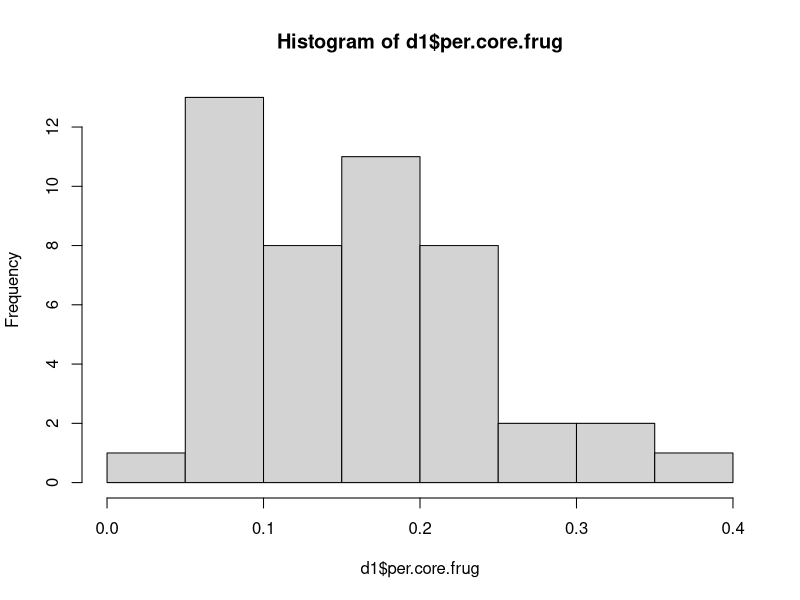
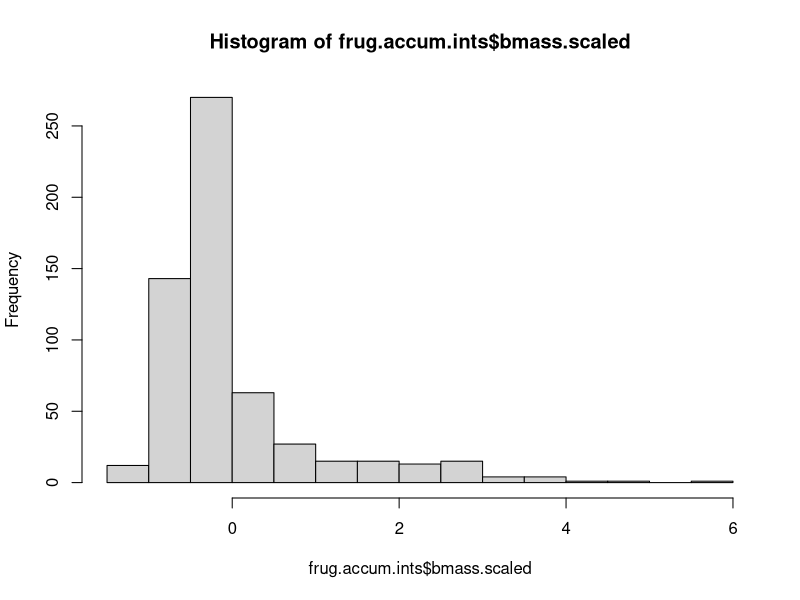
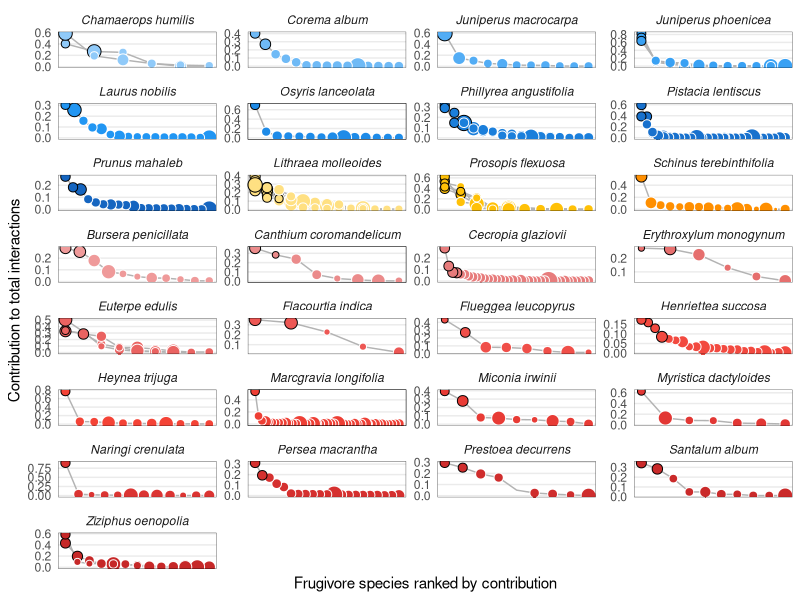
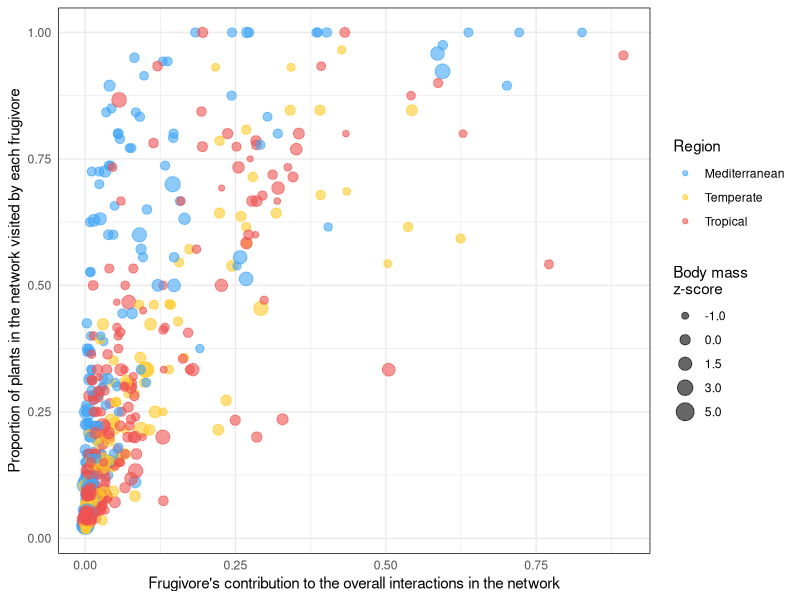
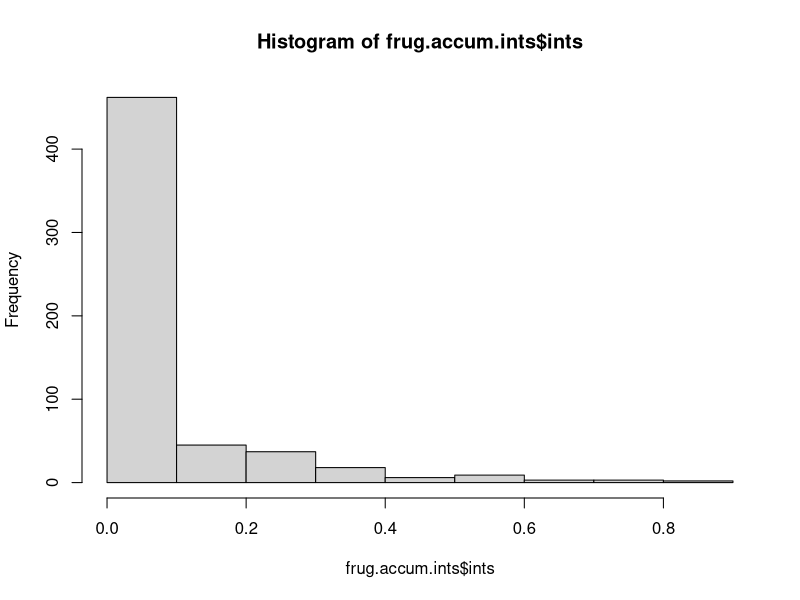
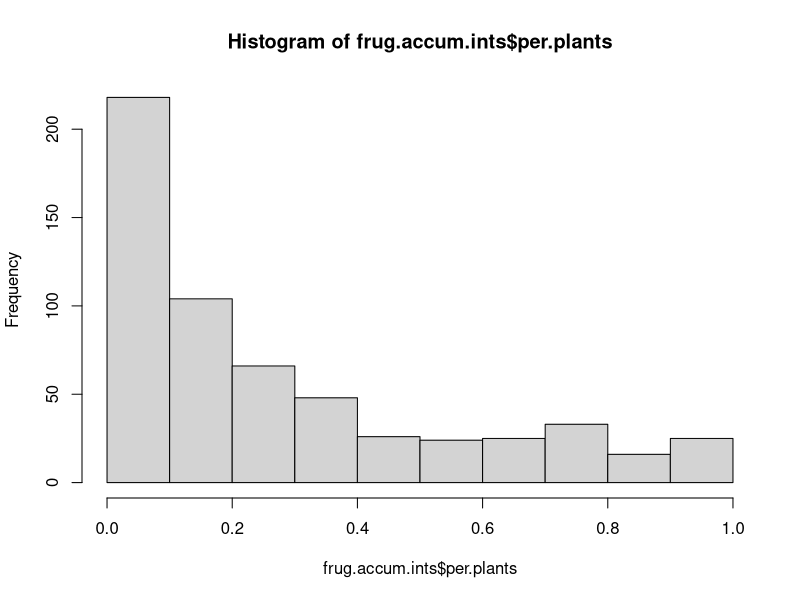
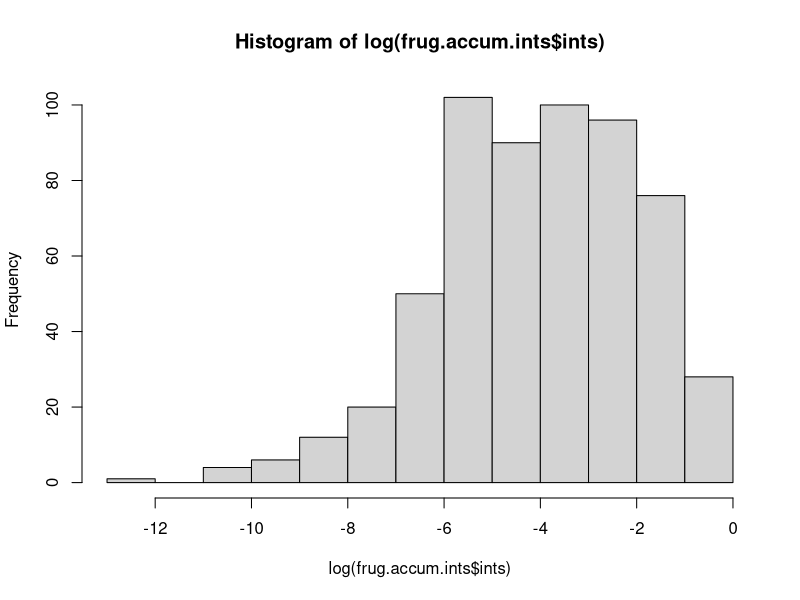
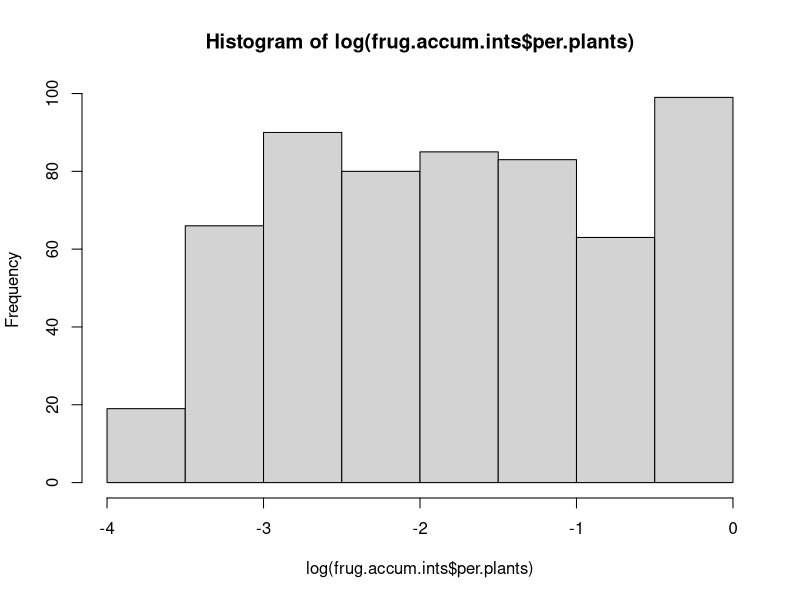

Here is the R script that generated these plots, in order:
## ---- chunk 1
knitr::opts_chunk$set(message = FALSE)
knitr::opts_chunk$set(warning = FALSE)
## ---- chunk 2
library(here)
library(tidyverse)
library(magrittr)
library(reshape2)
library(ggrepel)
library(patchwork)

theme_set(theme_minimal())
## ---- chunk 3
frug.ints <- read.csv(here("data/frugivores_interactions.csv"))

net.cols <- read.csv(here("data/net_colors.csv"))

#Net colors:
mycols <- as.character(net.cols$cols_continent1)
names(mycols) <- as.character(net.cols$plant_sp)

mycols.cont <- as.character(net.cols$cols_continent_d1)
names(mycols.cont) <- as.character(net.cols$continent)

cols.bio <- as.character(net.cols$cols_bioregions2)
names(cols.bio) <- as.character(net.cols$plant_sp)

cols.bio.d <- as.character(net.cols$cols_bioregions_d2)
names(cols.bio.d) <- as.character(net.cols$bioregion)
## ---- chunk 4
frug.accum.ints <- frug.ints %>% 
  group_by(net_id) %>% 
  mutate(total.ints = sum(ints),
         rank = rank(desc(ints))) %>%
  arrange(net_id, rank) %>%
  mutate(order = order(rank),
         acc_ints = cumsum(ints)) %>% #accumulation in increasing order
  arrange(net_id, desc(order)) %>%
  mutate(inverse_acc_ints = cumsum(ints)) %>% #accumulation in decreasing order
  mutate(core50 = ifelse(inverse_acc_ints > 0.5, "yes", "no"))

glimpse(frug.accum.ints)
## ---- chunk 5
d1 <- frug.accum.ints %>%
  group_by(net_id, core50) %>%
  summarise(n=n()) %>%
  pivot_wider(names_from = "core50", values_from = "n") %>%
  mutate(per.core.frug = yes/(yes+no))

summary(d1$per.core.frug)
sd(d1$per.core.frug)
hist(d1$per.core.frug)
## ---- chunk 6
frug.accum.ints %<>% group_by(net_id) %>%
  mutate(bmass.scaled = scale(bmass))

hist(frug.accum.ints$bmass.scaled)
## ---- chunk 7
frug.accum.ints %>%
  ggplot(aes(x = order, y = ints, group = net_id)) + 
  geom_line(color = "grey70") +
  geom_point(aes(fill = plant_sp, color = core50, size = bmass.scaled), pch = 21) +
  scale_fill_manual(values = cols.bio) +
  scale_color_manual(values = c("white", "black")) +
  facet_wrap(~fct_reorder(plant_sp, plot_rank2), scales = "free", ncol = 4) +
  theme(legend.position = "none", axis.text.x = element_blank(),
        strip.text = element_text(face = "italic"), 
        panel.border = element_rect(linewidth = 0.2, fill = NA),
        panel.grid.minor.y = element_blank(),
        panel.grid.major.x = element_blank(),
        panel.grid.minor.x = element_blank()) +
  labs(x = "Frugivore species ranked by contribution", 
       y = "Contribution to total interactions")
  #caption = "Black contour represent frugivore species that aggregated perform >50% of interactions"

ggsave(here("figs/Fig_S4_frugivore_ints_accumulated.pdf"), width = 8, height = 9)
## ---- chunk 8
frug.accum.ints %>% 
  ggplot(aes(x = ints, y = per.plants, 
             color = bioregion,
             label = frug_sp, label2 = net_id)) + 
  geom_point(aes(size = bmass.scaled), alpha = 0.6) +
  scale_color_manual(values = cols.bio.d) +
  scale_size_continuous(breaks = c(-1, 0, 1.5, 3, 5)) +
  theme(panel.border = element_rect(fill = NA, linewidth = 0.5)) +
  labs(y = "Proportion of plants in the network visited by each frugivore", 
       x = "Frugivore's contribution to the overall interactions in the network", 
       color = "Region", size = "Body mass \nz-score") 

ggsave(here("figs/Fig_4_interaction_distribution_frugs.pdf"), height = 5, width = 7)
## ---- chunk 9
hist(frug.accum.ints$ints)
hist(frug.accum.ints$per.plants)
hist(log(frug.accum.ints$ints))
hist(log(frug.accum.ints$per.plants))

plot(log(frug.accum.ints$ints), log(frug.accum.ints$per.plants))

data.model <- frug.accum.ints %>% 
 mutate(net_id = as.factor(net_id)) 

#simple correlations
cor.test(data.model$ints, data.model$per.plants, method = "spearman")
cor.test(data.model$ints, data.model$bmass.scaled, method = "spearman")
cor.test(data.model$per.plants, data.model$bmass.scaled, method = "spearman")
